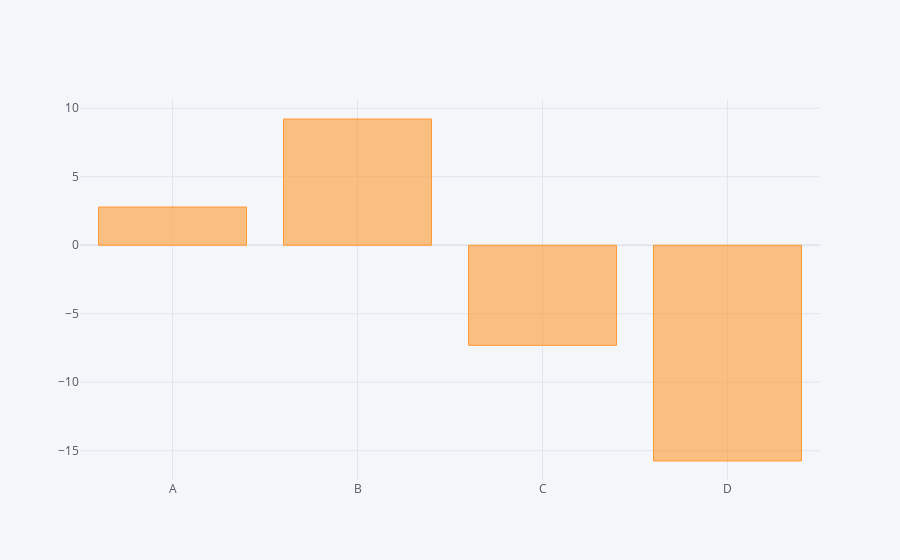

Notebook source saved alongside this figure:
### Code cell
df.sum().iplot(kind="bar")

### Figure 1 — Plotly figure (JSON) as saved in the notebook; plotly's stock layout.template omitted (floating-point values rounded to 4 significant figures)
{"data": [{"marker": {"color": "rgba(255, 153, 51, 0.6)", "line": {"color": "rgba(255, 153, 51, 1.0)", "width": 1}}, "name": "None", "orientation": "v", "text": "", "type": "bar", "x": ["A", "B", "C", "D"], "y": [2.791, 9.216, -7.304, -15.75]}], "layout": {"legend": {"bgcolor": "#F5F6F9", "font": {"color": "#4D5663"}}, "paper_bgcolor": "#F5F6F9", "plot_bgcolor": "#F5F6F9", "title": {"font": {"color": "#4D5663"}}, "xaxis": {"gridcolor": "#E1E5ED", "showgrid": true, "tickfont": {"color": "#4D5663"}, "title": {"font": {"color": "#4D5663"}, "text": ""}, "zerolinecolor": "#E1E5ED"}, "yaxis": {"gridcolor": "#E1E5ED", "showgrid": true, "tickfont": {"color": "#4D5663"}, "title": {"font": {"color": "#4D5663"}, "text": ""}, "zerolinecolor": "#E1E5ED"}}}
